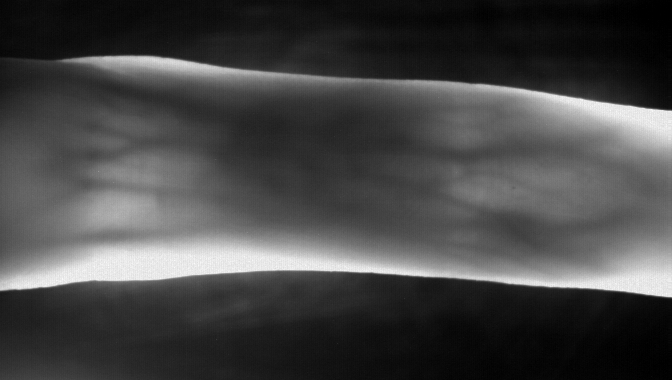
#> input picture ZeroMean/img.png, 672 x 380 px
$ jupyter execute --allow-errors zeroMean.ipynb   (older library calls are emulated)
#> lines starting #> are read from the running program, lines starting #| are printed output that depends on the picture
#> further down, img is the input picture: shape (380, 672); min 0, max 253, mean 69.4
[cell 1]
import pywt.data
import scipy
import scipy.signal
import numpy as np
import pywt


import numpy as np
from scipy import signal
from scipy import misc
from skimage import io
from skimage import color
import matplotlib.pyplot as plt


def sum_of_neighbors(subband, neighbor_Size):
	kernel = np.ones((neighbor_Size, neighbor_Size))
	sum_of_neihbor = scipy.signal.correlate2d(subband, kernel, mode='same')
	return sum_of_neihbor

def elementwise_theshloding(matrix):
	matrix[matrix < 0] = 0
	return matrix

def elementwise_matrix_min(matrix):
	tmp = np.empty((len(matrix), matrix[0].shape[0], matrix[0].shape[1]))
	for i in range(len(matrix)):
		tmp[i] = matrix[i]
	min_mat = np.amin(tmp, axis=0)
	return min_mat

def denoised_subbands(hf_subband, est_min_sig, sigma_zero):
	den_h = np.multiply(hf_subband, ((est_min_sig) ** 2) / (((est_min_sig) ** 2) + ((sigma_zero) ** 2)))
	return den_h

def local_variance_original_noise_free_image(LH_h, HL_v, HH_d, sigma_0):
	W = [3, 5, 7, 9]
	sigma_est_H = []
	sigma_est_V = []
	sigma_est_D = []

	for w in W:
		sigma_est_H.append(elementwise_theshloding(sum_of_neighbors(1 / (w ** 2) * LH_h ** 2, w) - (sigma_0 ** 2)))
		sigma_est_V.append(elementwise_theshloding(sum_of_neighbors(1 / (w ** 2) * HL_v ** 2, w) - (sigma_0 ** 2)))
		sigma_est_D.append(elementwise_theshloding(sum_of_neighbors(1 / (w ** 2) * HH_d ** 2, w) - (sigma_0 ** 2)))

	min_sigma_est_D = elementwise_matrix_min(sigma_est_D)
	min_sigma_est_V = elementwise_matrix_min(sigma_est_V)
	min_sigma_est_H = elementwise_matrix_min(sigma_est_H)

	return min_sigma_est_H, min_sigma_est_V, min_sigma_est_D


def denoised_subbands(hf_subband, est_min_sig, sigma_zero):
	den_subband = np.multiply(hf_subband, (est_min_sig)) / ((est_min_sig) + ((sigma_zero) ** 2))
	return den_subband


def wavelet_filter(img):

	sigma_0 = 0.03
	wvt = pywt.wavedec2(img, 'db8', level=4)
#> wvt = 5 items
	tup = wvt[1:]
#> tup = 4 items
	copy_wvt = wvt.copy()
#> copy_wvt = 5 items
	for i, (H, V, D) in enumerate(tup):
		min_sigma_est_h, min_sigma_est_v, min_sigma_est_d = local_variance_original_noise_free_image(H, V, D, sigma_0)
		den_sub_h = denoised_subbands(H, min_sigma_est_h, sigma_0)
		den_sub_v = denoised_subbands(V, min_sigma_est_v, sigma_0)
		den_sub_d = denoised_subbands(D, min_sigma_est_d, sigma_0)
		copy_wvt[i + 1] = (den_sub_h, den_sub_v, den_sub_d)
#> this loop made 4 passes
#> pass 1, in sum_of_neighbors, `sum_of_neihbor = scipy.signal.correlate2d(subband, kernel, mode='same')`:
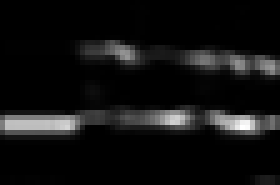
#> sum_of_neihbor: shape (37, 56) float64 (shown 5 times larger); min 0.249, max 314360.9, mean 21840.6; drawn with min black and max white
#> pass 1, in sum_of_neighbors (call 2), `sum_of_neihbor = scipy.signal.correlate2d(subband, kernel, mode='same')`:
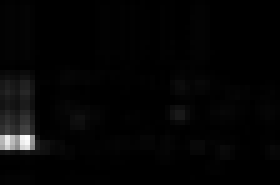
#> sum_of_neihbor: shape (37, 56) float64 (shown 5 times larger); min 0.0702, max 7340.5, mean 152.5; drawn with min black and max white
#> pass 1, in sum_of_neighbors (call 3), `sum_of_neihbor = scipy.signal.correlate2d(subband, kernel, mode='same')`:
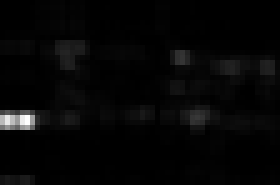
#> sum_of_neihbor: shape (37, 56) float64 (shown 5 times larger); min 0.0379, max 1373.1, mean 35.5; drawn with min black and max white
#> pass 1, in sum_of_neighbors (call 4), `sum_of_neihbor = scipy.signal.correlate2d(subband, kernel, mode='same')`:
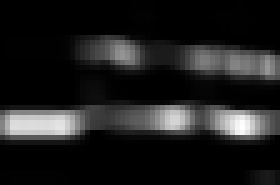
#> sum_of_neihbor: shape (37, 56) float64 (shown 5 times larger); min 1.22, max 181128.7, mean 21574.8; drawn with min black and max white

	den_img = pywt.waverec2(copy_wvt, 'db8', mode='symmetric', axes=(-2, -1))

	return den_img

[cell 2]
img=io.imread('img.png')
img= color.rgb2grey(img)
plt.imshow(img, cmap='gray')
plt.show()

[cell 3]
den_wav=wavelet_filter(img)
plt.imshow(den_wav, cmap='gray')
plt.show()

[cell 4]
residual = img - den_wav
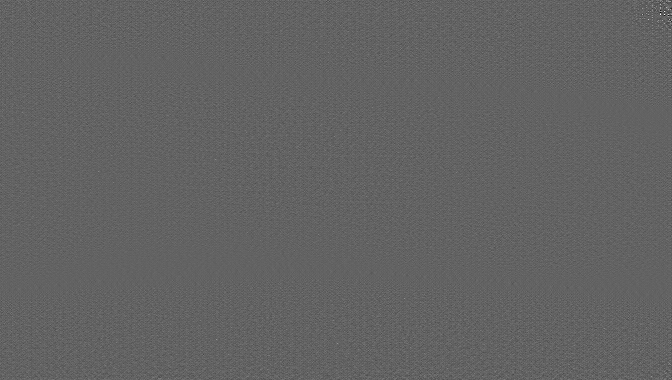
#> residual: shape (380, 672) float64; min -0.012, max 0.0189, mean 1.64e-07; drawn with min black and max white
temp =np.copy(residual)
plt.imshow(temp, cmap='gray')
plt.show()

[cell 5]
def zeroMean(temp):

    sliced = temp
    mu = np.mean(sliced)
    sliced_mu = sliced - mu
    row = sliced_mu.mean(axis=1, keepdims=True)
    column = sliced_mu.mean(axis=0, keepdims=True)
    Y = sliced_mu - row
    Y = Y - column

    return Y

[cell 6]
row = temp.shape[0]
#> row = 380
col = temp.shape[1]
#> col = 672

import matplotlib.cm as cm
Y=temp.copy()
# Y=
print(Y.shape)
#| (380, 672)
Z= zeroMean(temp[0::2,0::2])
#> in zeroMean, `mu = np.mean(sliced)`: mu = 0.000178
#> in zeroMean, `row = sliced_mu.mean(axis=1, keepdims=True)`: row = 190 values, max 0.000247 at index 0, min -0.000146 at index 61, mean 3.28e-20
print(Z.shape)
#| (190, 336)
Y[0::2,0::2] = Z
#> Y: shape (380, 672) float64

Z = zeroMean(temp[0::2,1::2])
#> in zeroMean (call 2), `sliced = temp`:
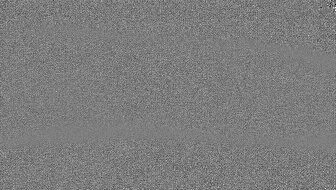
#> sliced: shape (190, 336) float64; min -0.0069, max 0.00685, mean -0.000166; drawn with min black and max white
#> in zeroMean (call 2), `mu = np.mean(sliced)`: mu = -0.000166
#> in zeroMean (call 2), `row = sliced_mu.mean(axis=1, keepdims=True)`: row = 190 values, max 0.000138 at index 24, min -0.000147 at index 16, mean -1.88e-20
Y[0::2,1::2] = Z
#> Y: shape (380, 672) float64

Z= zeroMean(temp[1::2,0::2])
Y[1::2,0::2] = Z
#> Y: shape (380, 672) float64

Z = zeroMean(temp[1::2,1::2])
#> in zeroMean (call 4), `sliced = temp`:
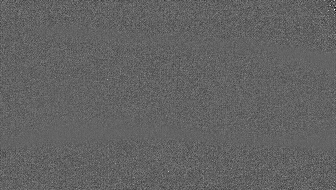
#> sliced: shape (190, 336) float64; min -0.0067, max 0.0101, mean -0.000179; drawn with min black and max white
#> in zeroMean (call 4), `mu = np.mean(sliced)`: mu = -0.000179
#> in zeroMean (call 4), `row = sliced_mu.mean(axis=1, keepdims=True)`: row = 190 values, max 0.000148 at index 15, min -0.000224 at index 0, mean -3.71e-20
Y[1::2,1::2] = Z
#> Y: shape (380, 672) float64
# Y = Y - residual
plt.imshow(Y, cmap=cm.gray)
plt.colorbar()
plt.show()
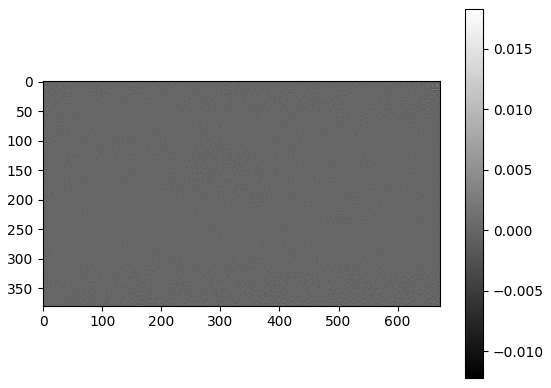
#> figure drawn by matplotlib, 2 panels

[cell 7]
img=Y
type(Y)
print(Y)
#> (printed output is left out)

[cell 8]
import matplotlib.pyplot as plt
from mpl_toolkits.mplot3d import Axes3D
from matplotlib.cbook import get_sample_data
from matplotlib._png import read_png
import numpy as np


# [10 lines of commented-out code are left out]


def plot_3d(matrix):
    x = []
    y = []
    z = []

    for (i,j), v in np.ndenumerate(matrix):
#         print((i,j), v)
        x.append(i)
        y.append(j)
        z.append(v)
#> this loop made 255360 passes
#> v on passes 1 to 3: 2.43e-05, 0.00106, 0.000414
#> after the loop, x = 255360 items; y = 255360 items; z = 255360 items

    fig = plt.figure(figsize=(10, 10))
    ax = fig.gca(projection='3d')
    ax.plot_trisurf(x,y,z, cmap=plt.cm.plasma, linewidth=0.2)
    ax.set_zlim3d(-0.015,0.015)
    plt.show()

#> (a cell that did not finish here is left out)

[cell 10]
im=scipy.signal.wiener(Y, mysize=None, noise=None)

[cell 11]
plt.imshow(im, cmap=cm.gray)
# plt.imshow(inverted_img, cmap=cm.gray, vmin=0, vmax=255)
plt.colorbar()
plt.show()

#> (a cell that did not finish here is left out)

#> the loop in plot_3d (call 2), `for (i,j), v in np.ndenumerate(matrix):` made 255360 passes
#> v on passes 1 to 3: 0.000372, 0.00045, 0.000339

[cell 13]
from skimage import util

inverted_img = util.invert(im)
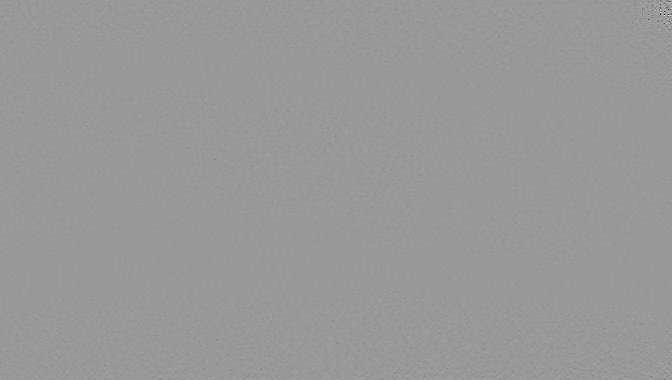
#> inverted_img: shape (380, 672) float64; min 0.982, max 1.01, mean 1; drawn with min black and max white

[cell 14]
plt.imshow(inverted_img, cmap=cm.gray)
# plt.imshow(inverted_img, cmap=cm.gray, vmin=0, vmax=255)
plt.colorbar()
plt.show()
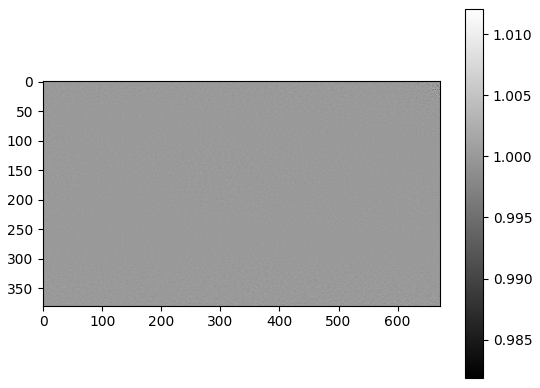
#> figure drawn by matplotlib, 2 panels
